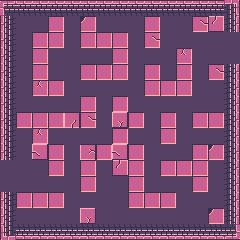

Rendered tile map (Tiled .tmx) drawn with the repository's tilesets; below, a short description and the full map source, tile grids included:
An orthogonal 15x15 tile map with 16x16 px tiles, 3 tile layers (Floor, Walls, Objectlayer's tile) and 2 objects (spawn, goal).

<map version="1.10" tiledversion="1.12.2" orientation="orthogonal" renderorder="right-down" width="15" height="15" tilewidth="16" tileheight="16" infinite="0" nextlayerid="7" nextobjectid="9">
 <editorsettings>
  <export target="Desktop/CMPMD3-v3/assets/level1.tmj" format="json" />
 </editorsettings>
 <tileset firstgid="1" source="tileset_DungeonTileSet.tsx" />
 <layer id="2" name="Floor" width="15" height="15">
  <data encoding="csv">
50,50,50,50,50,50,50,50,50,50,50,50,50,50,50,
50,50,50,50,50,50,50,50,50,50,50,50,50,50,50,
50,50,50,50,50,50,50,50,50,50,50,50,50,50,50,
50,50,50,50,50,50,50,50,50,50,50,50,50,50,50,
50,50,50,50,50,50,50,50,50,50,50,50,50,50,50,
50,50,50,50,50,50,50,50,50,50,50,50,50,50,50,
50,50,50,50,50,50,50,50,50,50,50,50,50,50,50,
50,50,50,50,50,50,50,50,50,50,50,50,50,50,50,
50,50,50,50,50,50,50,50,50,50,50,50,50,50,50,
50,50,50,50,50,50,50,50,50,50,50,50,50,50,50,
50,50,50,50,50,50,50,50,50,50,50,50,50,50,50,
50,50,50,50,50,50,50,50,50,50,50,50,50,50,50,
50,50,50,50,50,50,50,50,50,50,50,50,50,50,50,
50,50,50,50,50,50,50,50,50,50,50,50,50,50,50,
50,50,50,50,50,50,50,50,50,50,50,50,50,50,50
</data>
 </layer>
 <layer id="3" name="Walls" width="15" height="15">
  <data encoding="csv">
44,45,45,45,45,45,45,45,45,45,45,45,45,45,2684354604,
1610612781,0,0,52,0,49,0,0,0,52,0,0,56,1610612792,2684354605,
1610612781,0,52,52,0,52,52,52,0,56,0,0,0,0,2684354605,
1610612781,0,52,0,0,0,0,52,0,0,0,63,0,0,2684354605,
1610612781,0,52,0,0,52,52,52,0,52,0,52,0,56,2684354605,
1610612781,0,63,52,0,0,0,0,0,52,52,52,0,0,2684354605,
1610612781,0,0,0,0,52,0,52,0,0,0,0,0,0,2684354605,
1610612781,52,52,52,2684354616,56,0,3221225535,52,0,52,0,52,52,2684354605,
1610612781,0,63,0,0,0,0,52,0,0,52,0,0,0,2684354605,
1610612781,0,3221225528,52,0,2684354623,52,3221225528,52,0,0,0,52,49,2684354605,
1610612781,0,0,52,0,52,0,1610612792,52,0,52,52,52,0,2684354605,
1610612781,0,0,0,0,52,0,0,52,0,0,0,52,0,2684354605,
1610612781,52,52,52,0,0,0,0,52,52,52,0,0,0,2684354605,
1610612781,0,0,0,0,3221225535,0,0,0,0,0,0,0,49,2684354605,
1610612780,3221225517,3221225517,3221225517,3221225517,3221225517,3221225517,3221225517,3221225517,3221225517,3221225517,3221225517,3221225517,3221225517,3221225516
</data>
 </layer>
 <layer id="6" name="Objectlayer's tile" width="15" height="15">
  <data encoding="csv">
0,0,0,0,0,0,0,0,0,0,0,0,0,0,0,
0,0,0,0,0,0,0,0,0,0,0,0,0,0,0,
0,0,0,0,0,0,0,0,0,0,0,0,0,0,50,
0,0,0,0,0,0,0,0,0,0,0,0,0,0,50,
0,0,0,0,0,0,0,0,0,0,0,0,0,0,0,
0,0,0,0,0,0,0,0,0,0,0,0,0,0,0,
0,0,0,0,0,0,0,0,0,0,0,0,0,0,0,
0,0,0,0,0,0,0,0,0,0,0,0,0,0,0,
0,0,0,0,0,0,0,0,0,0,0,0,0,0,0,
0,0,0,0,0,0,0,0,0,0,0,0,0,0,0,
50,0,0,0,0,0,0,0,0,0,0,0,0,0,0,
50,0,0,0,0,0,0,0,0,0,0,0,0,0,0,
0,0,0,0,0,0,0,0,0,0,0,0,0,0,0,
0,0,0,0,0,0,0,0,0,0,0,0,0,0,0,
0,0,0,0,0,0,0,0,0,0,0,0,0,0,0
</data>
 </layer>
 <objectgroup id="5" name="Object Layer 1">
  <object id="1" name="spawn" x="225.064" y="30.7316" width="14.01" height="32.5393" />
  <object id="8" name="goal" x="1.3558" y="159.985" width="13.558" height="31.1835" />
 </objectgroup>
</map>
